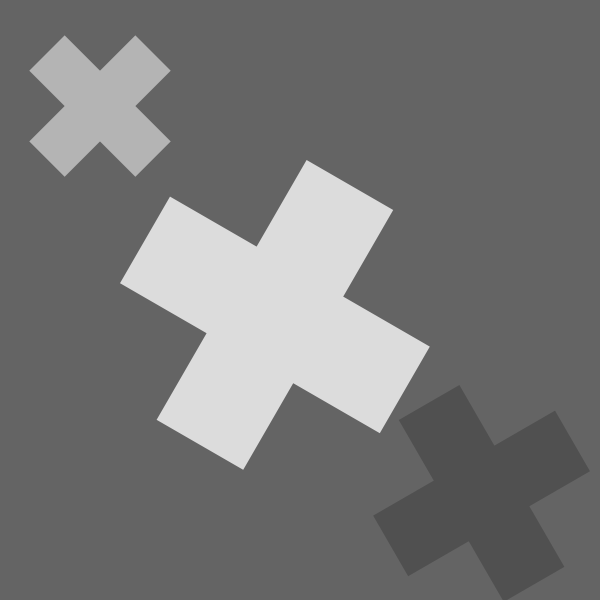
Frame 1 (no input)
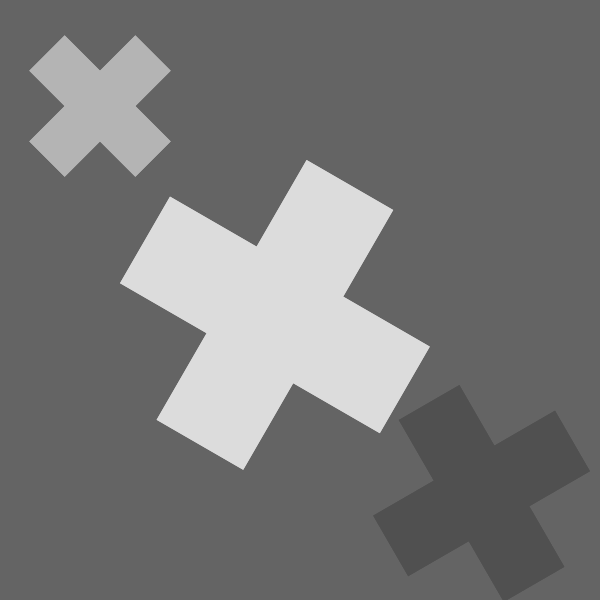
Frame 2 (the mouse pressed at the canvas centre, redrawn once)

The Processing sketch that drew these frames (run headless with seeded random() and noise(); the mouse was pressed at the canvas centre and the sketch redrawn once):

// Processing sketch: test_08_pde
// ── test_08_pde.pde
void setup() {
   size(600, 600);
   background(100);
   smooth();
   noStroke();
   noLoop();
}

void drawScene(float baseColor) {
  fill(baseColor);
  rect(0, 50, 150, 50);
  rect(50, 0, 50, 150);
}

void draw() {
  pushMatrix();
  
  translate(100, 0);
  rotate(PI / 4);
  drawScene(180);
  popMatrix();
  
  pushMatrix();
  translate(220, 110);
  rotate(PI / 6);
  scale(2);
  drawScene(220);
  popMatrix();
  
  pushMatrix();
  translate(520, 350);
  rotate(PI / 3);
  scale(1.4);
  drawScene(80);
  popMatrix();
}
